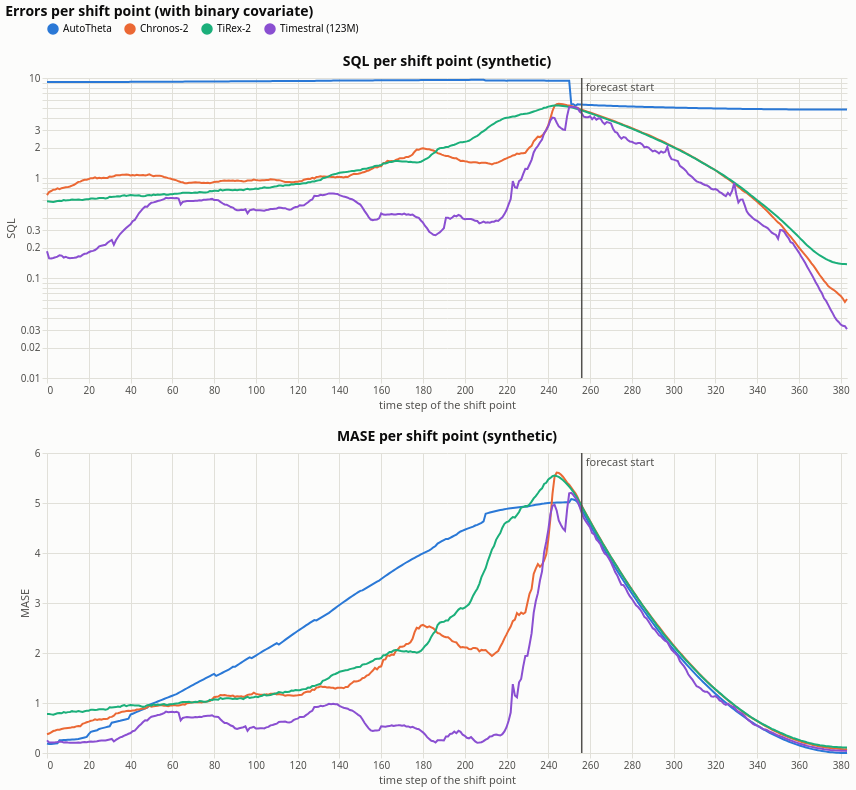

Source (notebook cell):
### Code cell
dataset_to_plot = "synthetic"  # choose from "synthetic", "chaotic", "real"
plot_score_sample_sql = plot_scores_per_sample(
    fc_scores_sql_per_sample_shift_w[dataset_to_plot],
    model_names=list(models.keys()),
    x_title="time step of the shift point",
    y_title="SQL",
    title=f"SQL per shift point ({dataset_to_plot})",
    forecast_start=context_length,
    log_y=True,                # if AutoTheta's errors squash the others
)
plot_score_sample_mase = plot_scores_per_sample(
    fc_scores_mase_per_sample_shift_w[dataset_to_plot],
    model_names=list(models.keys()),
    x_title="time step of the shift point",
    y_title="MASE",
    title=f"MASE per shift point ({dataset_to_plot})",
    forecast_start=context_length,
    # log_y=True,                # if AutoTheta's errors squash the others
)

for c in (plot_score_sample_sql, plot_score_sample_mase):
    c.config = alt.Undefined  # styling goes on the combined chart
combined = (plot_score_sample_sql & plot_score_sample_mase).properties(
    title=alt.Title(
        "Errors per shift point (with binary covariate)",
        anchor="start",  # left-aligned like the panel titles; "middle" to centre
    )
)
_style(combined)

### Figure 1 — Vega-Lite specification as saved in the notebook (floating-point values rounded to 4 significant figures; data arrays with more than 128 entries replaced by an {"elided": "..."} marker saying what was removed)
{"config": {"view": {"continuousWidth": 300, "continuousHeight": 300, "stroke": null}, "axis": {"domainColor": "#e1e0d9", "gridColor": "#e1e0d9", "gridWidth": 1, "labelColor": "#52514e", "tickColor": "#e1e0d9", "titleColor": "#52514e", "titleFontWeight": "normal"}, "background": "#fcfcfb", "font": "system-ui, sans-serif", "header": {"labelColor": "#52514e", "titleColor": "#52514e", "titleFontWeight": "normal"}, "legend": {"labelColor": "#0b0b0b"}, "title": {"color": "#0b0b0b", "fontSize": 14, "subtitleColor": "#52514e"}}, "vconcat": [{"layer": [{"data": {"name": "data-1268d94b3d8a4a34542db6a728ce48c8"}, "mark": {"type": "line", "strokeWidth": 2}, "encoding": {"color": {"field": "model", "legend": {"orient": "top", "title": null}, "scale": {"domain": ["AutoTheta", "Chronos-2", "TiRex-2", "Timestral (123M)"], "range": ["#2a78d6", "#eb6834", "#1baf7a", "#8a4fd1"]}, "sort": ["AutoTheta", "Chronos-2", "TiRex-2", "Timestral (123M)"], "type": "nominal"}, "x": {"field": "x", "scale": {"nice": false}, "title": "time step of the shift point", "type": "quantitative"}, "y": {"field": "score", "scale": {"type": "log"}, "title": "SQL", "type": "quantitative"}}}, {"data": {"name": "data-1268d94b3d8a4a34542db6a728ce48c8"}, "mark": {"type": "point", "filled": true, "size": 40}, "encoding": {"color": {"field": "model", "legend": {"orient": "top", "title": null}, "scale": {"domain": ["AutoTheta", "Chronos-2", "TiRex-2", "Timestral (123M)"], "range": ["#2a78d6", "#eb6834", "#1baf7a", "#8a4fd1"]}, "sort": ["AutoTheta", "Chronos-2", "TiRex-2", "Timestral (123M)"], "type": "nominal"}, "opacity": {"condition": {"param": "param_4928dc1b852e976f", "value": 1, "empty": false}, "value": 0}, "tooltip": [{"field": "model", "type": "nominal"}, {"field": "x", "title": "time step of the shift point", "type": "quantitative"}, {"field": "score", "format": ".3f", "type": "quantitative"}], "x": {"field": "x", "scale": {"nice": false}, "title": "time step of the shift point", "type": "quantitative"}, "y": {"field": "score", "scale": {"type": "log"}, "title": "SQL", "type": "quantitative"}}, "name": "view_77589a7acb14b7dd_0"}, {"data": {"name": "data-1268d94b3d8a4a34542db6a728ce48c8"}, "mark": {"type": "rule", "color": "#8a8984"}, "encoding": {"x": {"field": "x", "type": "quantitative"}}, "transform": [{"filter": {"param": "param_4928dc1b852e976f", "empty": false}}]}, {"data": {"name": "data-afc7b1657fa08c1967f1164e48f8426d"}, "mark": {"type": "rule", "color": "#52514e", "strokeWidth": 1.5}, "encoding": {"tooltip": [{"field": "label", "title": "event", "type": "nominal"}], "x": {"field": "x", "type": "quantitative"}}}, {"data": {"name": "data-afc7b1657fa08c1967f1164e48f8426d"}, "mark": {"type": "text", "align": "left", "baseline": "top", "color": "#52514e", "dx": 4, "fontSize": 11}, "encoding": {"text": {"field": "label", "type": "nominal"}, "x": {"field": "x", "type": "quantitative"}, "y": {"value": 4}}}], "height": 300, "title": "SQL per shift point (synthetic)", "width": 800}, {"layer": [{"data": {"name": "data-239ed555289db42c6a900706d39be583"}, "mark": {"type": "line", "strokeWidth": 2}, "encoding": {"color": {"field": "model", "legend": {"orient": "top", "title": null}, "scale": {"domain": ["AutoTheta", "Chronos-2", "TiRex-2", "Timestral (123M)"], "range": ["#2a78d6", "#eb6834", "#1baf7a", "#8a4fd1"]}, "sort": ["AutoTheta", "Chronos-2", "TiRex-2", "Timestral (123M)"], "type": "nominal"}, "x": {"field": "x", "scale": {"nice": false}, "title": "time step of the shift point", "type": "quantitative"}, "y": {"field": "score", "title": "MASE", "type": "quantitative"}}}, {"data": {"name": "data-239ed555289db42c6a900706d39be583"}, "mark": {"type": "point", "filled": true, "size": 40}, "encoding": {"color": {"field": "model", "legend": {"orient": "top", "title": null}, "scale": {"domain": ["AutoTheta", "Chronos-2", "TiRex-2", "Timestral (123M)"], "range": ["#2a78d6", "#eb6834", "#1baf7a", "#8a4fd1"]}, "sort": ["AutoTheta", "Chronos-2", "TiRex-2", "Timestral (123M)"], "type": "nominal"}, "opacity": {"condition": {"param": "param_4928dc1b852e976f", "value": 1, "empty": false}, "value": 0}, "tooltip": [{"field": "model", "type": "nominal"}, {"field": "x", "title": "time step of the shift point", "type": "quantitative"}, {"field": "score", "format": ".3f", "type": "quantitative"}], "x": {"field": "x", "scale": {"nice": false}, "title": "time step of the shift point", "type": "quantitative"}, "y": {"field": "score", "title": "MASE", "type": "quantitative"}}, "name": "view_a1717e8f6c79282f_1"}, {"data": {"name": "data-239ed555289db42c6a900706d39be583"}, "mark": {"type": "rule", "color": "#8a8984"}, "encoding": {"x": {"field": "x", "type": "quantitative"}}, "transform": [{"filter": {"param": "param_4928dc1b852e976f", "empty": false}}]}, {"data": {"name": "data-afc7b1657fa08c1967f1164e48f8426d"}, "mark": {"type": "rule", "color": "#52514e", "strokeWidth": 1.5}, "encoding": {"tooltip": [{"field": "label", "title": "event", "type": "nominal"}], "x": {"field": "x", "type": "quantitative"}}}, {"data": {"name": "data-afc7b1657fa08c1967f1164e48f8426d"}, "mark": {"type": "text", "align": "left", "baseline": "top", "color": "#52514e", "dx": 4, "fontSize": 11}, "encoding": {"text": {"field": "label", "type": "nominal"}, "x": {"field": "x", "type": "quantitative"}, "y": {"value": 4}}}], "height": 300, "title": "MASE per shift point (synthetic)", "width": 800}], "params": [{"name": "param_4928dc1b852e976f", "select": {"type": "point", "clear": "pointerout", "fields": ["x"], "nearest": true, "on": "pointerover"}, "views": ["view_77589a7acb14b7dd_0", "view_a1717e8f6c79282f_1"]}], "title": {"text": "Errors per shift point (with binary covariate)", "anchor": "start"}, "$schema": "https://vega.github.io/schema/vega-lite/v6.4.1.json", "datasets": {"data-1268d94b3d8a4a34542db6a728ce48c8": {"elided": "1536 records"}, "data-afc7b1657fa08c1967f1164e48f8426d": [{"x": 256.0, "label": "forecast start"}], "data-239ed555289db42c6a900706d39be583": {"elided": "1536 records"}}}
